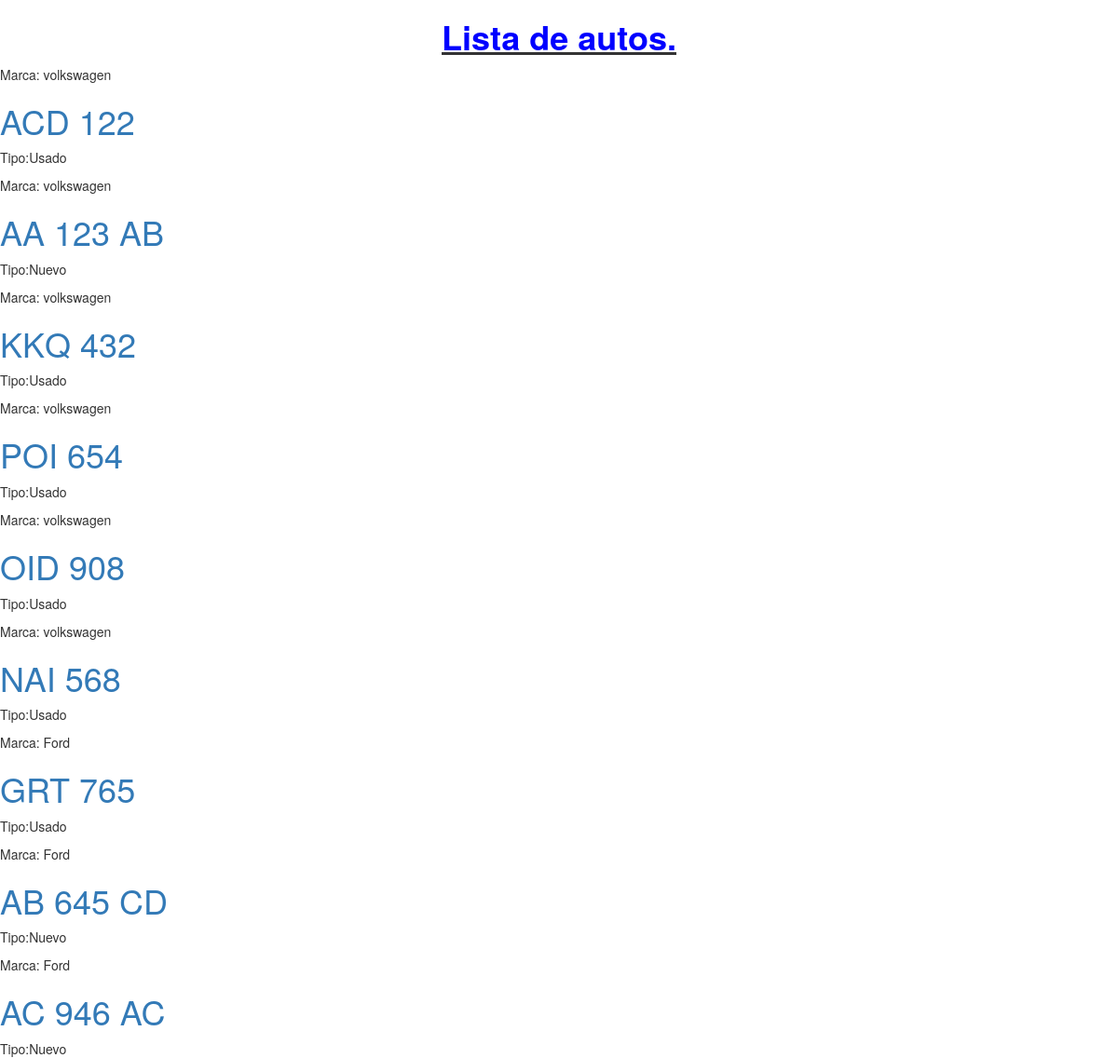
/listado/, run on the app's committed database.
### comprayventa/models.py (models this page shows)
class Auto(models.Model):
	marca = models.CharField(max_length=200)
	modelo = models.CharField(max_length=200)
	patente = models.CharField(max_length=200)
	tipo = models.CharField(max_length=200)
	color = models.CharField(max_length=200)
	precio = models.DecimalField(max_digits=20, decimal_places=10)
	def __str__(self):
		return self.marca + " " + self.modelo + " - $" + "{0:.2f}".format(self.precio)

### comprayventa/views.py (the view)
# urls.py: url(r'listado/', views.inicio),
def inicio(request):
    autosvar = Auto.objects.all()
    return render(request, 'comprayventa/html.html', {'listaAutos': autosvar})

### comprayventa/templates/comprayventa/html.html (shortened to what this page needs)
  <HTML>
<HEAD>
  <link rel="stylesheet" href="http://maxcdn.bootstrapcdn.com/bootstrap/3.3.6/css/bootstrap.min.css">
</HEAD>
<BODY>
<div class="container">
  <center><h1><b><u><p style="color:#0000FF";>Lista de autos.</p></u></b></h1></center>
</div>
 {% for auto in listaAutos  %}
        <div>
            <p>Marca: {{ auto.marca }}</p>
            <h1><a href="">{{ auto.patente }}</a></h1>
            <p>Tipo:{{ auto.tipo }}</p>
        </div>
    {% endfor %}
</BODY>
</HTML>

### comprayventa/templates/comprayventa/html.html (style rules this page uses)
html { height: 100%; left: 100%; right: 100%; }
body { background-image: url("/home/informatica/Escritorio/LowBrothers/comprayventa/templates/comprayventa/muscle-cars-wallpaper.jpg"); background-size: cover; background-repeat: no-repeat; }

### data on the page
Auto: marca "volkswagen", patente "ACD 122", tipo "Usado"
Auto: marca "volkswagen", patente "AA 123 AB", tipo "Nuevo"
Auto: marca "volkswagen", patente "KKQ 432", tipo "Usado"
Auto: marca "volkswagen", patente "POI 654", tipo "Usado"
Auto: marca "volkswagen", patente "OID 908", tipo "Usado"
Auto: marca "volkswagen", patente "NAI 568", tipo "Usado"
Auto: marca "Ford", patente "GRT 765", tipo "Usado"
Auto: marca "Ford", patente "AB 645 CD", tipo "Nuevo"
Auto: marca "Ford", patente "AC 946 AC", tipo "Nuevo"
